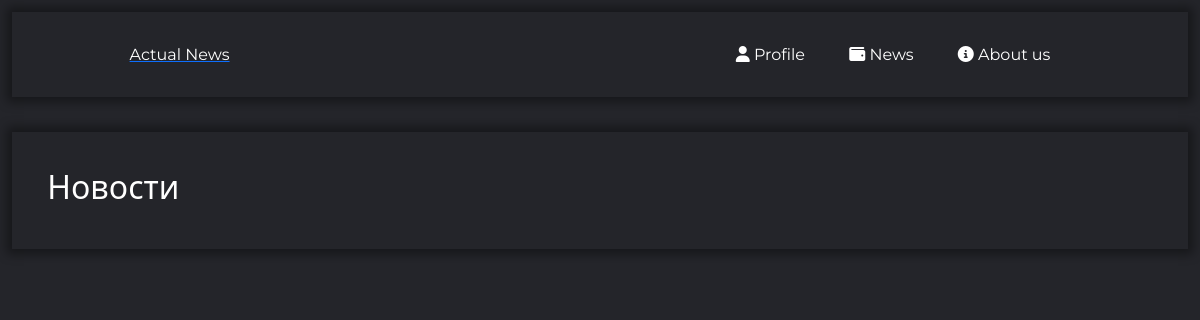
Before: /news/ with the older database file.
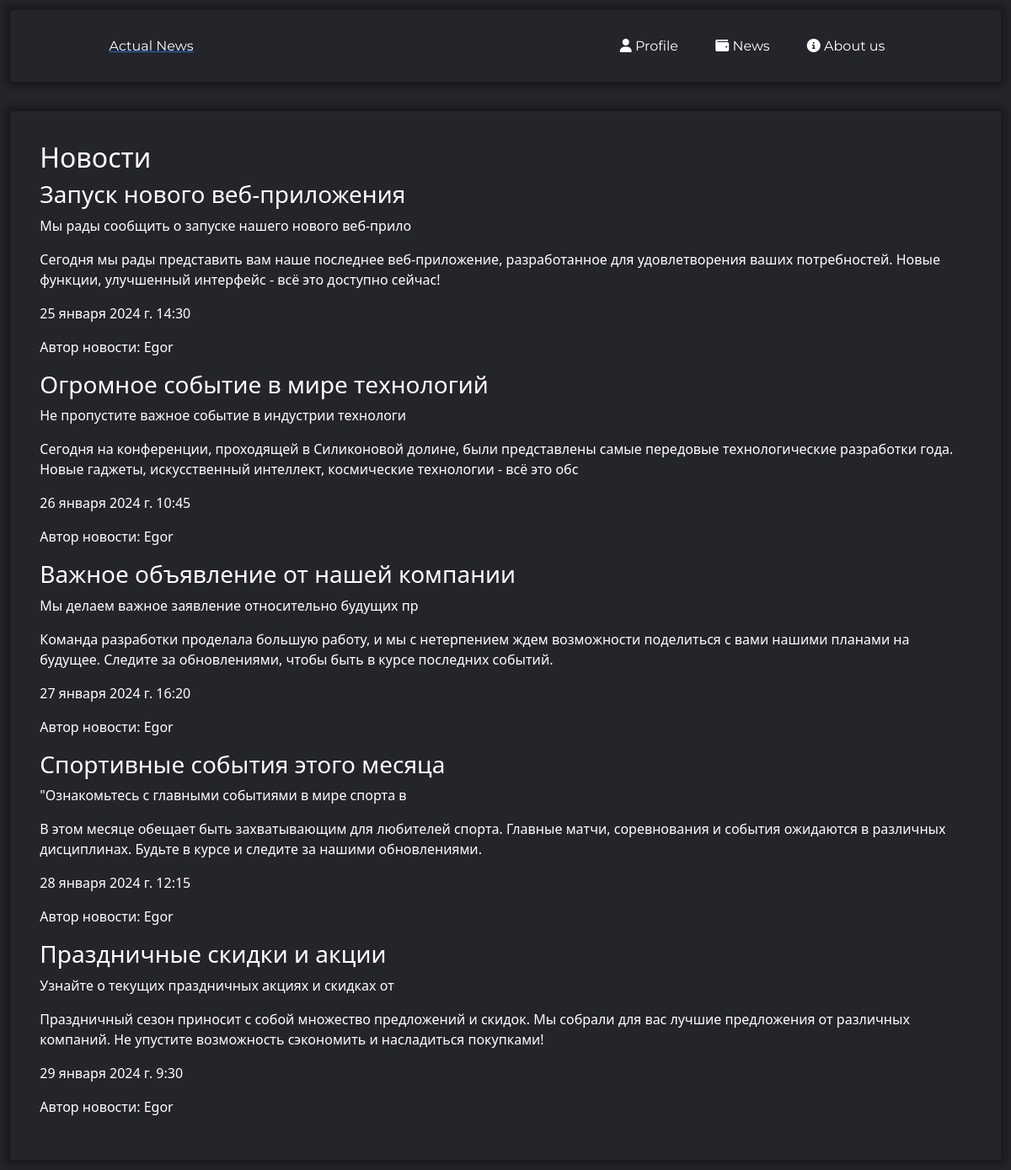
After: the same page with the newer database file.
### news/models.py (models this page shows, shortened)
class Article(models.Model):
    user = models.ForeignKey(User, on_delete=models.CASCADE)
    title = models.CharField('Заголовок', max_length=100, default='')
    subtitle = models.CharField('Описание', max_length=100, default='')
    fulltext = models.CharField('Текст новости', max_length=2000, default='')
    date = models.DateField('Дата')
    time = models.TimeField('Время')
    class Meta:
        verbose_name = 'Новость'
        verbose_name_plural = 'Новости'

### news/views.py (the view)
# urls.py: path('', views.news_home, name='news_home'),
def news_home (request):
    news = Article.objects.all()
    return render(request, 'news/news_home.html', {'news': news})

### news/templates/news/news_home.html
{% extends 'main/layout.html' %}
{% block content %}
  <h2>Новости</h2>
  {% for new in news %}
    <div class="vision_news">
      <h3>{{ new.title }}</h3>
      <p>{{ new.subtitle }}</p>
      <p>{{ new.fulltext }}</p>
      <p>{{ new.date }} {{ new.time }}</p>
      <p>Автор новости: {{ new.user }}</p>
    </div>
  {% endfor %}
{% endblock %}

### main/templates/main/layout.html (shortened to what this page needs)
{% load static %}
<!doctype html>
<html lang="ru">
<head>
    <link rel="stylesheet" href="https://cdn.jsdelivr.net/npm/bootstrap@5.3.2/dist/css/bootstrap.min.css">
    <link rel="stylesheet" href="{% static 'main/css/main.css' %}">
</head>
<body>
    <header>
        <a href="{% url 'main' %}"><div class="logo">Actual News</div></a>
        <nav>
            <ul class="nav__links">
                <li><a href="{% url 'profile' %}"><i class="fa-solid fa-user"></i> Profile</a></li>
                <li><a href="{% url 'news_home' %}"><i class="fa-solid fa-wallet"></i> News</a></li>
                <li><a href="{% url 'about' %}"><i class="fa-solid fa-circle-info"></i> About us</a></li>
            </ul>
        </nav>
    </header>
    <main>
        {% block content %}
        {% endblock %}
    </main>
</body>
</html>

### main/static/main/css/main.css (style rules this page uses)
* { box-sizing: border-box; margin: 0; padding: 0; background-color: #24252A; }
header { display: flex; width: 100%; justify-content: space-between; align-items: center; padding: 30px 10%; box-shadow: 0px 0px 10px 5px rgba(0, 0, 0, .4); }
.nav__links { list-style: none; margin-bottom: 0; }
.nav__links li { display: inline-block; padding: 0px 20px; }
.nav__links li a { color: #fff; text-decoration: none; transition: all 0.3s ease 0s; }
.logo { cursor: pointer; font-family: "Montserrat", sans-serif;\ font-weight: 500; font-size: 16px; color: #fff; text-decoration: none; }
body { background-color: #24252A; margin: 1% 1%; }
li, a, button { font-family: "Montserrat", sans-serif;\ font-weight: 500; font-size: 16px; color: #edf0f1 text-decoration: none; }
.vision_news, p, h3, h2 { color: #fff; }
main { box-shadow: 0px 0px 10px 5px rgba(0, 0, 0, .4); margin-top: 3%; padding: 3%; }

Changed rows visible on the page:
added Article: title "Запуск нового веб-приложения", subtitle "Мы рады сообщить о запуске нашего нового веб-прило", fulltext "Сегодня мы рады представить вам наше последнее веб-приложение, разработанное для удовлетворения ваших потребностей. Новые функции, улучшенный интерфейс - всё это доступно сейчас!", date "25 января 2024 г.", time "14:30", user "Egor"
added Article: title "Огромное событие в мире технологий", subtitle "Не пропустите важное событие в индустрии технологи", fulltext "Сегодня на конференции, проходящей в Силиконовой долине, были представлены самые передовые технологические разработки года. Новые гаджеты, искусственный интеллект, космические технологии - всё это обс", date "26 января 2024 г.", time "10:45", user "Egor"
added Article: title "Важное объявление от нашей компании", subtitle "Мы делаем важное заявление относительно будущих пр", fulltext "Команда разработки проделала большую работу, и мы с нетерпением ждем возможности поделиться с вами нашими планами на будущее. Следите за обновлениями, чтобы быть в курсе последних событий.", date "27 января 2024 г.", time "16:20", user "Egor"
added Article: title "Спортивные события этого месяца", subtitle "\"Ознакомьтесь с главными событиями в мире спорта в", fulltext "В этом месяце обещает быть захватывающим для любителей спорта. Главные матчи, соревнования и события ожидаются в различных дисциплинах. Будьте в курсе и следите за нашими обновлениями.", date "28 января 2024 г.", time "12:15", user "Egor"
added Article: title "Праздничные скидки и акции", subtitle "Узнайте о текущих праздничных акциях и скидках от", fulltext "Праздничный сезон приносит с собой множество предложений и скидок. Мы собрали для вас лучшие предложения от различных компаний. Не упустите возможность сэкономить и насладиться покупками!", date "29 января 2024 г.", time "9:30", user "Egor"
